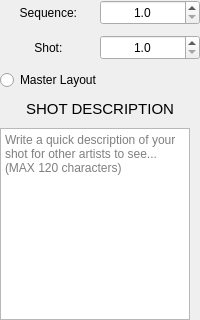
             <widget class="QWidget" name="shotPage">
              <layout class="QVBoxLayout" name="verticalLayout_4">
               <property name="leftMargin">
                <number>0</number>
               </property>
               <property name="topMargin">
                <number>0</number>
               </property>
               <property name="rightMargin">
                <number>0</number>
               </property>
               <property name="bottomMargin">
                <number>0</number>
               </property>
               <item>
                <layout class="QGridLayout" name="shotGridLayout" rowstretch="0,0,0,0,1">
                 <property name="horizontalSpacing">
                  <number>0</number>
                 </property>
                 <property name="verticalSpacing">
                  <number>10</number>
                 </property>
                 <item row="1" column="0">
                  <widget class="QLabel" name="shotLabel">
                   <property name="text">
                    <string>Shot: </string>
                   </property>
                   <property name="alignment">
                    <set>Qt::AlignCenter</set>
                   </property>
                  </widget>
                 </item>
                 <item row="0" column="1">
                  <widget class="QDoubleSpinBox" name="sequenceSpinBox">
                   <property name="minimumSize">
                    <size>
                     <width>0</width>
                     <height>25</height>
                    </size>
                   </property>
                   <property name="maximumSize">
                    <size>
                     <width>16777215</width>
                     <height>25</height>
                    </size>
                   </property>
                   <property name="alignment">
                    <set>Qt::AlignCenter</set>
                   </property>
                   <property name="readOnly">
                    <bool>false</bool>
                   </property>
                   <property name="buttonSymbols">
                    <enum>QAbstractSpinBox::UpDownArrows</enum>
                   </property>
                   <property name="accelerated">
                    <bool>false</bool>
                   </property>
                   <property name="correctionMode">
                    <enum>QAbstractSpinBox::CorrectToNearestValue</enum>
                   </property>
                   <property name="decimals">
                    <number>1</number>
                   </property>
                   <property name="minimum">
                    <double>1.000000000000000</double>
                   </property>
                   <property name="maximum">
                    <double>10000.000000000000000</double>
                   </property>
                  </widget>
                 </item>
                 <item row="3" column="0" colspan="2">
                  <widget class="QLabel" name="shotDescriptionLabel">
                   <property name="font">
                    <font>
                     <pointsize>11</pointsize>
                     <bold>false</bold>
                    </font>
                   </property>
                   <property name="text">
                    <string>SHOT DESCRIPTION</string>
                   </property>
                   <property name="alignment">
                    <set>Qt::AlignCenter</set>
                   </property>
                  </widget>
                 </item>
                 <item row="1" column="1">
                  <widget class="QDoubleSpinBox" name="shotSpinBox">
                   <property name="enabled">
                    <bool>true</bool>
                   </property>
                   <property name="minimumSize">
                    <size>
                     <width>0</width>
                     <height>25</height>
                    </size>
                   </property>
                   <property name="maximumSize">
                    <size>
                     <width>16777215</width>
                     <height>25</height>
                    </size>
                   </property>
                   <property name="alignment">
                    <set>Qt::AlignCenter</set>
                   </property>
                   <property name="readOnly">
                    <bool>false</bool>
                   </property>
                   <property name="buttonSymbols">
                    <enum>QAbstractSpinBox::UpDownArrows</enum>
                   </property>
                   <property name="correctionMode">
                    <enum>QAbstractSpinBox::CorrectToNearestValue</enum>
                   </property>
                   <property name="decimals">
                    <number>1</number>
                   </property>
                   <property name="minimum">
                    <double>1.000000000000000</double>
                   </property>
                   <property name="maximum">
                    <double>10000.000000000000000</double>
                   </property>
                   <property name="value">
                    <double>1.000000000000000</double>
                   </property>
                  </widget>
                 </item>
                 <item row="0" column="0">
                  <widget class="QLabel" name="sequenceLabel">
                   <property name="text">
                    <string>Sequence: </string>
                   </property>
                   <property name="alignment">
                    <set>Qt::AlignCenter</set>
                   </property>
                  </widget>
                 </item>
                 <item row="2" column="0" colspan="2">
                  <widget class="QRadioButton" name="masterLayoutRadioButton">
                   <property name="sizePolicy">
                    <sizepolicy hsizetype="Maximum" vsizetype="Fixed">
                     <horstretch>0</horstretch>
                     <verstretch>0</verstretch>
                    </sizepolicy>
                   </property>
                   <property name="text">
                    <string>Master Layout</string>
                   </property>
                   <property name="iconSize">
                    <size>
                     <width>16</width>
                     <height>16</height>
                    </size>
                   </property>
                   <property name="checked">
                    <bool>false</bool>
                   </property>
                   <property name="autoRepeat">
                    <bool>false</bool>
                   </property>
                  </widget>
                 </item>
                 <item row="4" column="0" colspan="2">
                  <widget class="QPlainTextEdit" name="shotDescriptionPlainText">
                   <property name="sizePolicy">
                    <sizepolicy hsizetype="Minimum" vsizetype="Minimum">
                     <horstretch>0</horstretch>
                     <verstretch>0</verstretch>
                    </sizepolicy>
                   </property>
                   <property name="maximumSize">
                    <size>
                     <width>190</width>
                     <height>16777215</height>
                    </size>
                   </property>
                   <property name="backgroundVisible">
                    <bool>false</bool>
                   </property>
                   <property name="placeholderText">
                    <string>Write a quick description of your shot for other artists to see... (MAX 120 characters)</string>
                   </property>
                  </widget>
                 </item>
                </layout>
               </item>
              </layout>
             </widget>
